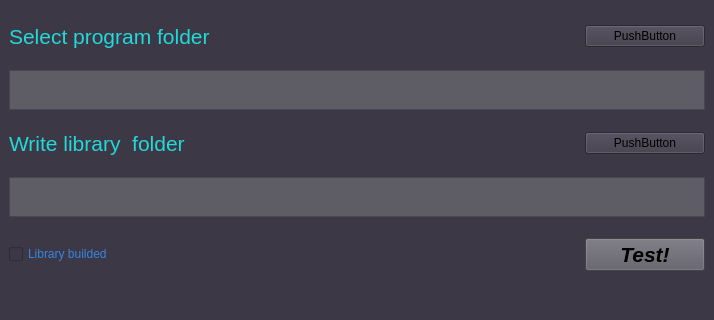
<?xml version="1.0" encoding="UTF-8"?>
<ui version="4.0">
 <class>MainWindow</class>
 <widget class="QMainWindow" name="MainWindow">
  <property name="geometry">
   <rect>
    <x>0</x>
    <y>0</y>
    <width>714</width>
    <height>320</height>
   </rect>
  </property>
  <property name="windowTitle">
   <string>ProgramEfficiency</string>
  </property>
  <property name="styleSheet">
   <string notr="true">background-color: rgb(61, 56, 70);</string>
  </property>
  <property name="documentMode">
   <bool>false</bool>
  </property>
  <property name="tabShape">
   <enum>QTabWidget::Rounded</enum>
  </property>
  <widget class="QWidget" name="centralwidget">
   <property name="styleSheet">
    <string notr="true"/>
   </property>
   <layout class="QGridLayout" name="gridLayout">
    <item row="0" column="0">
     <widget class="QLabel" name="label">
      <property name="font">
       <font>
        <pointsize>16</pointsize>
       </font>
      </property>
      <property name="styleSheet">
       <string notr="true">color: rgb(34, 217, 217);</string>
      </property>
      <property name="text">
       <string>Select program folder</string>
      </property>
      <property name="textFormat">
       <enum>Qt::AutoText</enum>
      </property>
      <property name="alignment">
       <set>Qt::AlignLeading|Qt::AlignLeft|Qt::AlignVCenter</set>
      </property>
     </widget>
    </item>
    <item row="1" column="0" colspan="2">
     <widget class="QTextEdit" name="textEdit">
      <property name="enabled">
       <bool>true</bool>
      </property>
      <property name="maximumSize">
       <size>
        <width>16777215</width>
        <height>40</height>
       </size>
      </property>
      <property name="font">
       <font>
        <pointsize>16</pointsize>
       </font>
      </property>
      <property name="styleSheet">
       <string notr="true">background-color: rgb(94, 92, 100);</string>
      </property>
      <property name="readOnly">
       <bool>true</bool>
      </property>
     </widget>
    </item>
    <item row="4" column="0">
     <widget class="QLabel" name="label_2">
      <property name="font">
       <font>
        <pointsize>16</pointsize>
       </font>
      </property>
      <property name="styleSheet">
       <string notr="true">color: rgb(34, 217, 217);</string>
      </property>
      <property name="text">
       <string>Write library  folder</string>
      </property>
      <property name="alignment">
       <set>Qt::AlignLeading|Qt::AlignLeft|Qt::AlignVCenter</set>
      </property>
     </widget>
    </item>
    <item row="7" column="0" colspan="2">
     <widget class="QTextEdit" name="textEdit_2">
      <property name="maximumSize">
       <size>
        <width>16777215</width>
        <height>40</height>
       </size>
      </property>
      <property name="font">
       <font>
        <pointsize>16</pointsize>
       </font>
      </property>
      <property name="styleSheet">
       <string notr="true">background-color: rgb(94, 92, 100);</string>
      </property>
      <property name="readOnly">
       <bool>true</bool>
      </property>
     </widget>
    </item>
    <item row="8" column="1">
     <widget class="QPushButton" name="pushButton">
      <property name="maximumSize">
       <size>
        <width>120</width>
        <height>60</height>
       </size>
      </property>
      <property name="font">
       <font>
        <pointsize>16</pointsize>
        <weight>75</weight>
        <italic>true</italic>
        <bold>true</bold>
       </font>
      </property>
      <property name="styleSheet">
       <string notr="true">background-color: rgb(94, 92, 100);</string>
      </property>
      <property name="text">
       <string>Test!</string>
      </property>
     </widget>
    </item>
    <item row="8" column="0">
     <widget class="QCheckBox" name="checkBox">
      <property name="styleSheet">
       <string notr="true">color: rgb(53, 132, 228);
font: 16pt &quot;Ubuntu&quot;;</string>
      </property>
      <property name="text">
       <string>Library builded</string>
      </property>
      <property name="checkable">
       <bool>true</bool>
      </property>
      <property name="checked">
       <bool>false</bool>
      </property>
      <property name="autoRepeat">
       <bool>false</bool>
      </property>
     </widget>
    </item>
    <item row="0" column="1">
     <widget class="QPushButton" name="pushButton_2">
      <property name="text">
       <string>PushButton</string>
      </property>
     </widget>
    </item>
    <item row="4" column="1">
     <widget class="QPushButton" name="pushButton_3">
      <property name="text">
       <string>PushButton</string>
      </property>
     </widget>
    </item>
   </layout>
  </widget>
  <widget class="QStatusBar" name="statusbar"/>
 </widget>
 <resources/>
 <connections/>
</ui>
